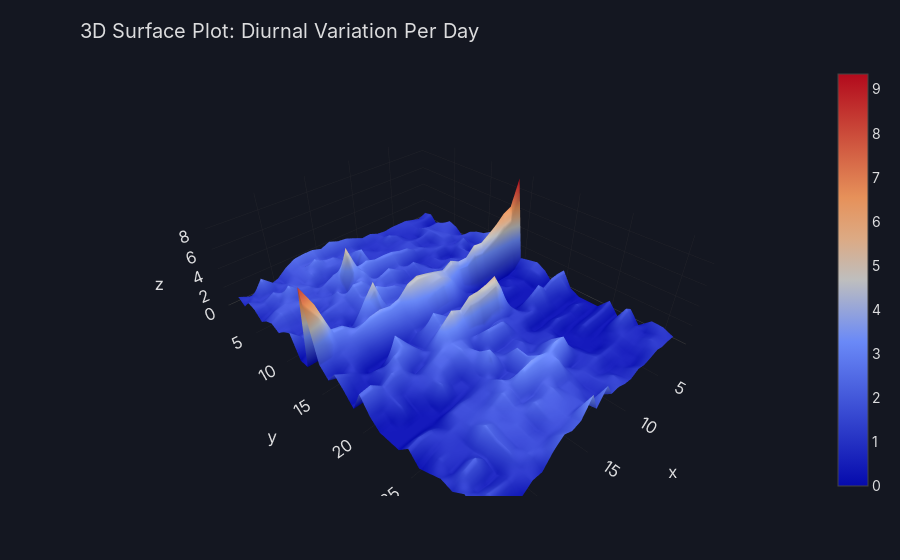

Write notebook code for a chart like this one.
### Code cell
figure = go.Figure(
        data=go.Surface(
            x=july_topographical.columns,
            y=july_topographical.index,
            z=july_topographical.values
        ),
        layout=go.Layout(
            title="3D Surface Plot: Diurnal Variation Per Day",
        )
    )

figure.show()

### Figure 1 — Plotly figure (JSON) as saved in the notebook; plotly's stock layout.template omitted (floating-point values rounded to 4 significant figures; data arrays with more than 128 entries replaced by an {"elided": "..."} marker saying what was removed)
{"data": [{"type": "surface", "x": [1, 2, 3, 4, 5, 6, 7, 8, 9, 10, 11, 12, 13, 14, 15, 16, 17, 18, 19, 20, 21, 22, 23, 24], "y": [1, 2, 3, 4, 5, 6, 7, 8, 9, 10, 11, 12, 13, 14, 15, 16, 17, 18, 19, 20, 21, 22, 23, 24, 25, 26, 27, 28, 29, 30, 31], "z": {"elided": "31x24 float values"}}], "layout": {"title": {"text": "3D Surface Plot: Diurnal Variation Per Day"}}}
